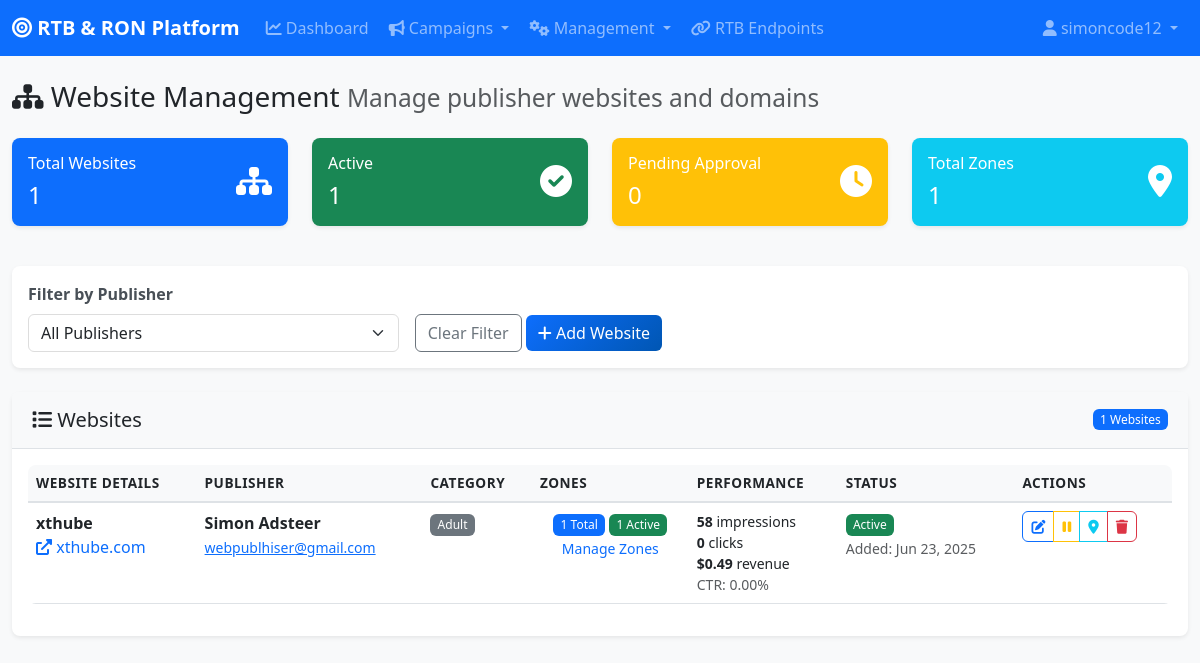
The app's page /admin/website.php (signed in) with its own data.
### tables this page shows
CREATE TABLE `websites` (
  `id` int(11) NOT NULL,
  `publisher_id` int(11) DEFAULT NULL,
  `name` varchar(255) NOT NULL,
  `domain` varchar(255) NOT NULL,
  `category_id` int(11) DEFAULT NULL,
  `description` text DEFAULT NULL,
  `status` enum('active','inactive','pending') DEFAULT 'pending',
  `created_at` timestamp NULL DEFAULT current_timestamp(),
  `updated_at` timestamp NULL DEFAULT current_timestamp() ON UPDATE current_timestamp()
);

CREATE TABLE `publishers` (
  `id` int(11) NOT NULL,
  `name` varchar(255) NOT NULL,
  `email` varchar(100) DEFAULT NULL,
  `website` varchar(255) DEFAULT NULL,
  `contact_person` varchar(100) DEFAULT NULL,
  `revenue_share` decimal(5,2) DEFAULT 50.00,
  `payment_method` enum('paypal','bank_transfer','wire') DEFAULT 'paypal',
  `payment_details` text DEFAULT NULL,
  `status` enum('active','inactive','pending') DEFAULT 'active',
  `created_at` timestamp NULL DEFAULT current_timestamp(),
  `updated_at` timestamp NULL DEFAULT current_timestamp() ON UPDATE current_timestamp(),
  `notes` text DEFAULT NULL
);

CREATE TABLE `categories` (
  `id` int(11) NOT NULL,
  `name` varchar(100) NOT NULL,
  `description` text DEFAULT NULL,
  `type` enum('adult','mainstream') DEFAULT 'mainstream',
  `status` enum('active','inactive') DEFAULT 'active',
  `created_at` timestamp NULL DEFAULT current_timestamp(),
  `updated_at` timestamp NULL DEFAULT current_timestamp() ON UPDATE current_timestamp()
);

### admin/website.php (the view, shortened to what the rows shown need)
<?php
include 'includes/header.php';
$publisher_id = $_GET['publisher_id'] ?? null;
$websites_query = "
    SELECT w.*, p.name as publisher_name, p.email as publisher_email,
           c.name as category_name,
           COUNT(DISTINCT z.id) as zone_count,
           COUNT(DISTINCT CASE WHEN z.status = 'active' THEN z.id END) as active_zones,
           COALESCE(SUM(rt.impressions), 0) as total_impressions,
           COALESCE(SUM(rt.clicks), 0) as total_clicks,
           COALESCE(SUM(rt.revenue), 0) as total_revenue
    FROM websites w
    LEFT JOIN publishers p ON w.publisher_id = p.id
    LEFT JOIN categories c ON w.category_id = c.id
    LEFT JOIN zones z ON w.id = z.website_id
    LEFT JOIN revenue_tracking rt ON z.id = rt.zone_id
    WHERE 1=1
";
$params = [];
$websites_query .= " GROUP BY w.id ORDER BY w.created_at DESC";
$stmt = $pdo->prepare($websites_query);
$stmt->execute($params);
$websites = $stmt->fetchAll();
?>
<div class="row">
    <div class="col-12">
        <h1 class="h3 mb-4">
            <i class="fas fa-sitemap"></i> Website Management
            <small class="text-muted">Manage publisher websites and domains</small>
        </h1>
    </div>
</div>
<div class="row">
    <div class="col-12">
        <div class="card">
            <div class="card-body">
                <?php if (empty($websites)): ?>
                    <div class="text-center py-4">
                        <i class="fas fa-sitemap fa-3x text-muted mb-3"></i>
                        <p class="text-muted">No websites found.</p>
                        <?php if ($publisher_id): ?>
                            <p class="text-muted">Try clearing the filter or add a new website.</p>
                        <?php else: ?>
                            <button type="button" class="btn btn-primary" data-bs-toggle="modal" data-bs-target="#addWebsiteModal">
                                <i class="fas fa-plus"></i> Add First Website
                            </button>
                        <?php endif; ?>
                    </div>
                <?php else: ?>
                    <div class="table-responsive">
                        <table class="table table-hover">
                            <thead>
                                <tr>
                                    <th>Website Details</th>
                                    <th>Publisher</th>
                                    <th>Category</th>
                                    <th>Zones</th>
                                    <th>Performance</th>
                                    <th>Status</th>
                                    <th>Actions</th>
                                </tr>
                            </thead>
                            <tbody>
                                <?php foreach ($websites as $website): ?>
                                <tr>
                                    <td>
                                        <div>
                                            <strong><?php echo htmlspecialchars($website['name']); ?></strong>
                                            <br>
                                            <a href="https://<?php echo htmlspecialchars($website['domain']); ?>"
                                               target="_blank" class="text-decoration-none">
                                                <i class="fas fa-external-link-alt"></i> <?php echo htmlspecialchars($website['domain']); ?>
                                            </a>
                                        </div>
                                    </td>
                                    <td>
                                        <div>
                                            <strong><?php echo htmlspecialchars($website['publisher_name']); ?></strong>
                                            <br>
                                            <small class="text-muted">
                                                <a href="mailto:<?php echo htmlspecialchars($website['publisher_email']); ?>">
                                                    <?php echo htmlspecialchars($website['publisher_email']); ?>
                                                </a>
                                            </small>
                                        </div>
                                    </td>
                                    <td>
                                        <?php if ($website['category_name']): ?>
                                            <span class="badge bg-secondary">
                                                <?php echo htmlspecialchars($website['category_name']); ?>
                                            </span>
                                        <?php else: ?>
                                            <span class="text-muted">Uncategorized</span>
                                        <?php endif; ?>
                                    </td>
                                    <td>
                                        <div class="text-center">
                                            <div>
                                                <span class="badge bg-primary"><?php echo $website['zone_count']; ?> Total</span>
                                                <?php if ($website['active_zones'] > 0): ?>
                                                    <span class="badge bg-success"><?php echo $website['active_zones']; ?> Active</span>
                                                <?php endif; ?>
                                            </div>
                                            <?php if ($website['zone_count'] > 0): ?>
                                                <small>
                                                    <a href="zone.php?website_id=<?php echo $website['id']; ?>" class="text-decoration-none">
                                                        Manage Zones
                                                    </a>
                                                </small>
                                            <?php endif; ?>
                                        </div>
                                    </td>
                                    <td>
                                        <div class="small">
                                            <div><strong><?php echo formatNumber($website['total_impressions']); ?></strong> impressions</div>
                                            <div><strong><?php echo formatNumber($website['total_clicks']); ?></strong> clicks</div>
                                            <div><strong><?php echo formatCurrency($website['total_revenue']); ?></strong> revenue</div>
                                            <?php if ($website['total_impressions'] > 0): ?>
                                                <div class="text-muted">
                                                    CTR: <?php echo number_format(($website['total_clicks'] / $website['total_impressions']) * 100, 2); ?>%
                                                </div>
                                            <?php endif; ?>
                                        </div>
                                    </td>
                                    <td>
                                        <span class="badge bg-<?php
                                            echo $website['status'] == 'active' ? 'success' :
                                                ($website['status'] == 'pending' ? 'warning' : 'secondary');
                                        ?>">
                                            <?php echo ucfirst($website['status']); ?>
                                        </span>
                                        <br>
                                        <small class="text-muted">
                                            Added: <?php echo date('M j, Y', strtotime($website['created_at'])); ?>
                                        </small>
                                    </td>
                                    <td>
                                        <div class="btn-group btn-group-sm">
                                            <button class="btn btn-outline-primary" data-bs-toggle="tooltip" title="Edit"
                                                    onclick="editWebsite(<?php echo $website['id']; ?>, '<?php echo htmlspecialchars($website['name']); ?>', '<?php echo htmlspecialchars($website['domain']); ?>', <?php echo $website['publisher_id']; ?>, <?php echo $website['category_id'] ?: 'null'; ?>, '<?php echo htmlspecialchars($website['description']); ?>')">
                                                <i class="fas fa-edit"></i>
                                            </button>
                                            <?php if ($website['status'] == 'pending'): ?>
                                                <a href="?action=approve&id=<?php echo $website['id']; ?>"
                                                   class="btn btn-outline-success" data-bs-toggle="tooltip" title="Approve">
                                                    <i class="fas fa-check"></i>
                                                </a>
                                                <a href="?action=reject&id=<?php echo $website['id']; ?>"
                                                   class="btn btn-outline-danger" data-bs-toggle="tooltip" title="Reject">
                                                    <i class="fas fa-times"></i>
                                                </a>
                                            <?php elseif ($website['status'] == 'active'): ?>
                                                <a href="?action=suspend&id=<?php echo $website['id']; ?>"
                                                   class="btn btn-outline-warning" data-bs-toggle="tooltip" title="Suspend">
                                                    <i class="fas fa-pause"></i>
                                                </a>
                                            <?php endif; ?>
                                            <a href="zone.php?website_id=<?php echo $website['id']; ?>"
                                               class="btn btn-outline-info" data-bs-toggle="tooltip" title="Zones">
                                                <i class="fas fa-map-marker-alt"></i>
                                            </a>
                                            <button class="btn btn-outline-danger btn-delete" data-bs-toggle="tooltip" title="Delete">
                                                <i class="fas fa-trash"></i>
                                            </button>
                                        </div>
                                    </td>
                                </tr>
                                <?php endforeach; ?>
                            </tbody>
                        </table>
                    </div>
                <?php endif; ?>
            </div>
        </div>
    </div>
</div>
<?php include 'includes/footer.php'; ?>

### records on screen
websites: name "xthube", domain "xthube.com", publisher.name "Simon Adsteer", publisher.email "webpublhiser@gmail.com", category.name "Adult", zone_count "1", active_zones "1", total_impressions "58", total_clicks "0", total_revenue "$0.49", total_impressions "0.00", status "Active", created_at "Jun 23, 2025"

### other values on screen
$_SESSION['username'] "simoncode12"
formatNumber($stats['total_websites']) "1"
formatNumber($stats['active_websites']) "1"
formatNumber($stats['pending_websites']) "0"
formatNumber($stats['total_zones']) "1"
count($websites) "1"
